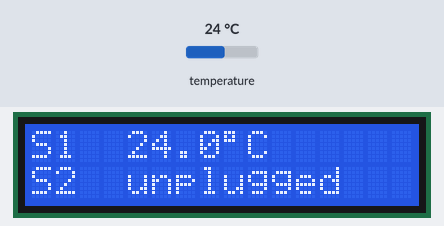
A sketch run on a simulated ESP32. On the bench: 16×2 character LCD. The test bench sets the inputs (shaded band); at power-on: temperature 24 °C. What the sketch prints to the serial monitor is not drawn.

Above: at 1.4 s.
1.5 s: temperature set to 12 °C
At 2.8 s:
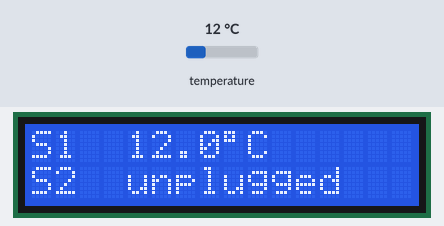
3.3 s: temperature set to 19 °C
At 4.4 s:
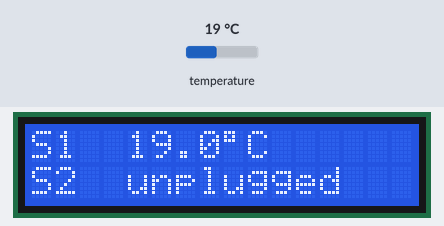
5.4 s: temperature set to 28 °C
At 7.4 s:
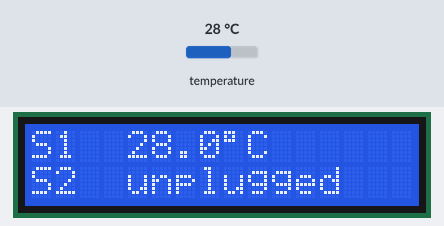
Timing chart, 0 to 8.9 s (numbered marks = the images above; inputs shaded):
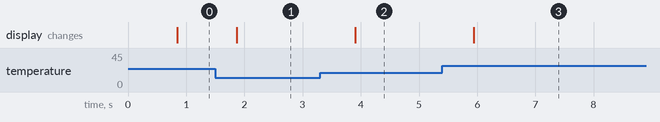

The sketch:

thermo_simple.ino
```cpp
/*
  thermo_simple.ino
  ECE:4880 Lab 1. Read two DS18B20 probes once a second and show them on the
  16x2 LCD and the serial monitor (115200 baud). No Wi-Fi, no buttons.

  Board: ESP32 Dev Module. Libraries: OneWire, DallasTemperature, LiquidCrystal.

  Wiring:
    DS18B20 x2  DQ -> GPIO32, 4.7k pull-up to 3V3
    LCD         RS=25  E=26  D4=18  D5=19  D6=23  D7=27, R/W to ground
*/

#include <OneWire.h>
#include <DallasTemperature.h>
#include <LiquidCrystal.h>

OneWire bus(32);
DallasTemperature probes(&bus);
LiquidCrystal lcd(25, 26, 18, 19, 23, 27);

void setup() {
  Serial.begin(115200);
  lcd.begin(16, 2);
  probes.begin();
  Serial.print("Probes found: ");
  Serial.println(probes.getDeviceCount());
}

void loop() {
  probes.requestTemperatures();   // waits about 750 ms for the conversion

  for (int i = 0; i < 2; i++) {
    float t = probes.getTempCByIndex(i);
    lcd.setCursor(0, i);
    lcd.print("S");
    lcd.print(i + 1);
    lcd.print("  ");
    Serial.print("S");
    Serial.print(i + 1);
    Serial.print(": ");
    if (t == DEVICE_DISCONNECTED_C) {   // -127 means no probe answered
      lcd.print("unplugged     ");
      Serial.print("unplugged");
    } else {
      lcd.print(t, 1);
      lcd.print((char)223);             // degree sign in the LCD font
      lcd.print("C      ");
      Serial.print(t, 2);
      Serial.print(" C");
    }
    Serial.print(i == 0 ? "   " : "\n");
  }

  delay(250);
}
```

Measured:
- after the input at 1.5 s, the display: changes after 0.36 s (image 1)
- after the input at 3.3 s, the display: changes after 0.60 s (image 2)
- after the input at 5.4 s, the display: changes after 0.54 s (image 3)
